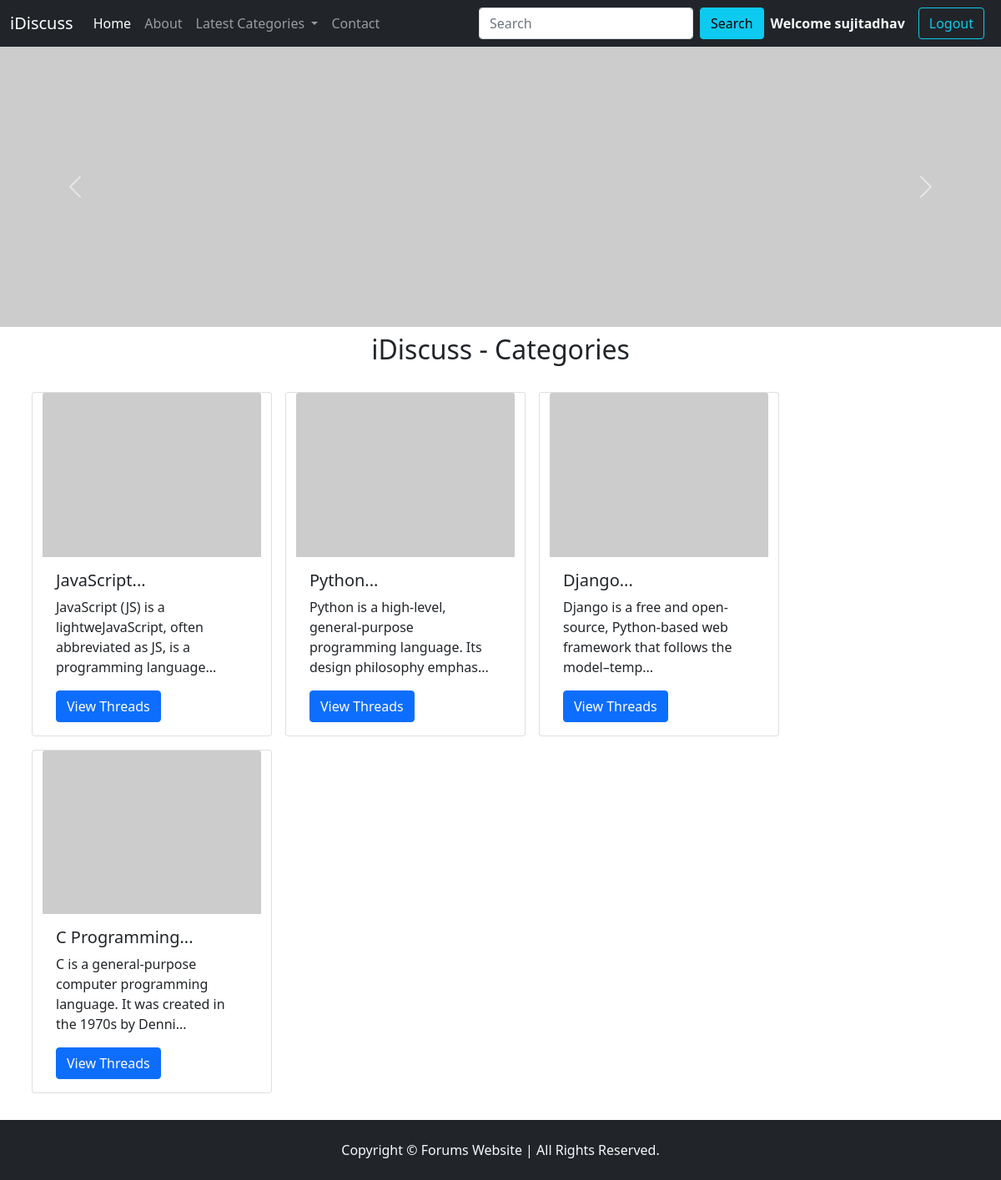
/index.php (signed in), run on the app's committed database.
### tables this page shows
CREATE TABLE `categories` (
  `category_id` int(11) NOT NULL,
  `category_name` varchar(255) NOT NULL,
  `category_description` text NOT NULL,
  `dt` datetime NOT NULL DEFAULT current_timestamp()
);

### index.php (the view, shortened to what this page needs)
<!doctype html>
<html lang="en">
  <head>
    <link href="https://cdn.jsdelivr.net/npm/bootstrap@5.0.2/dist/css/bootstrap.min.css" rel="stylesheet">
    <link rel="stylesheet" href="partials/css/style.css">
  </head>
  <body>
    <?php
    include 'partials/_dbconnect.php';
    include 'partials/_header.php';
    ?>
        <div id="carouselExampleControls" class="carousel slide" data-bs-ride="carousel">
        <div class="carousel-inner">
            <div class="carousel-item active">
            <img src="https://loremflickr.com/g/2500/700/laptop,typing/all" class="d-block w-100" alt="...">
            </div>
        </div>
        <button class="carousel-control-prev" type="button" data-bs-target="#carouselExampleControls" data-bs-slide="prev">
            <span class="carousel-control-prev-icon" aria-hidden="true"></span>
        </button>
        <button class="carousel-control-next" type="button" data-bs-target="#carouselExampleControls" data-bs-slide="next">
            <span class="carousel-control-next-icon" aria-hidden="true"></span>
        </button>
        </div>
    <div class="container my-2 min-ht">
        <h2 class="text-center">iDiscuss - Categories</h2>
        <div class="row my-4">
        <?php
            $sql = "SELECT * FROM `categories`";
            $result = mysqli_query($conn, $sql);
            while($row=mysqli_fetch_assoc($result)){
                $id = $row['category_id'];
                $cat = $row['category_name'];
                $desc = $row['category_description'];
                echo '
                <div class="card mx-2 my-2" style="width: 18rem;">
                <img src="https://loremflickr.com/g/320/240/coding,'.$cat.'/all" class="card-img-top" alt="...">
                <div class="card-body">
                    <h5 class="card-title">'.substr($cat, 0, 20).'...</h5>
                    <p class="card-text">'.substr($desc, 0, 90).'...</p>
                    <a href="threadlist.php?catid='.$id.'" class="btn btn-primary">View Threads</a>
                </div>
                </div>';
            }
        ?>
        </div>
    </div>
    <?php include 'partials/_footer.php' ?>
  </body>
</html>

### partials/css/style.css (style rules this page uses)
* { margin: 0; padding: 0; }
.min-ht { min-height: 85vh; }

### data on the page
categories: category_name "JavaScript", category_description "JavaScript (JS) is a lightweJavaScript, often abbreviated as JS, is a programming language"
categories: category_name "Python", category_description "Python is a high-level, general-purpose programming language. Its design philosophy emphas"
categories: category_name "Django", category_description "Django is a free and open-source, Python-based web framework that follows the model–temp"
categories: category_name "C Programming", category_description "C is a general-purpose computer programming language. It was created in the 1970s by Denni"

### other printed values
$_SESSION['username'] "sujitadhav"
